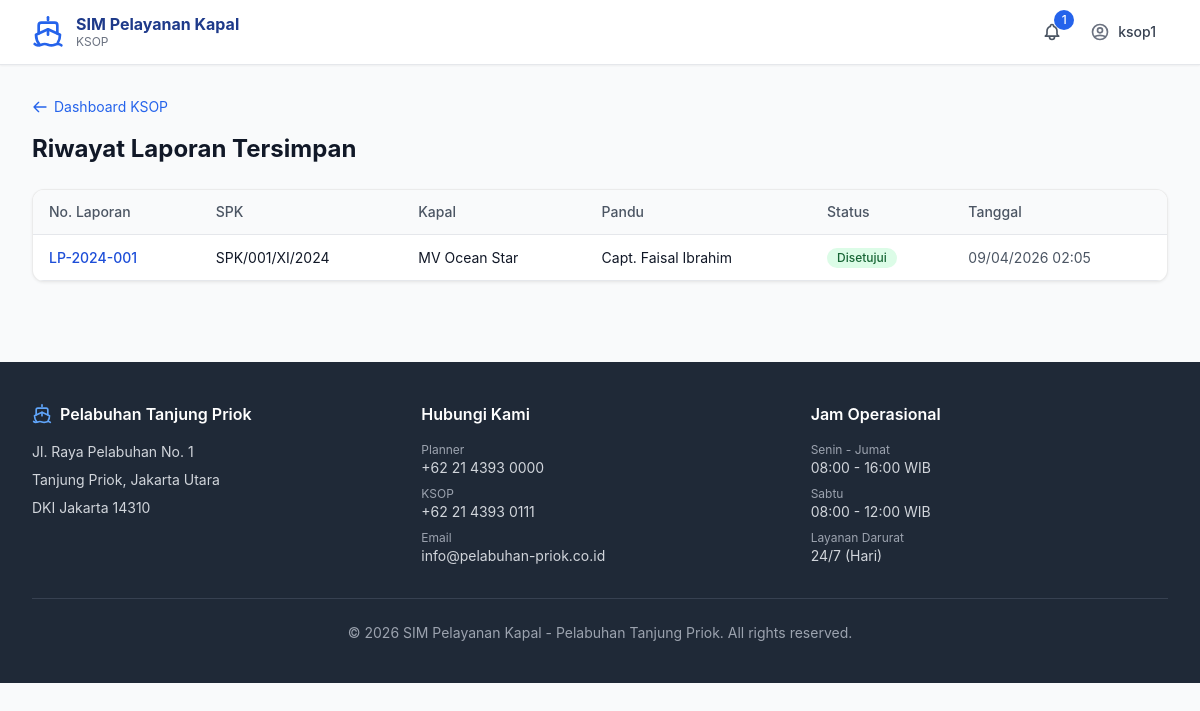
The page /ksop/riwayat-laporan.php (signed in) on the database its author committed.
### tables this page shows
CREATE TABLE laporan_pelayanan (
    id INT AUTO_INCREMENT PRIMARY KEY,
    nomor_laporan VARCHAR(100) NOT NULL UNIQUE,
    spk_id INT NOT NULL,
    pandu_id INT NOT NULL,
    tanggal_mulai_realisasi DATETIME,
    tanggal_selesai_realisasi DATETIME,
    kondisi_cuaca ENUM('Cerah','Berawan','Hujan','Badai','Berkabut') DEFAULT 'Cerah',
    kecepatan_angin VARCHAR(50),
    tinggi_gelombang VARCHAR(50),
    jumlah_kapal_tunda INT DEFAULT 0,
    catatan_pelayanan TEXT,
    kendala TEXT,
    status_laporan ENUM('Draft','Dikirim','Ditinjau','Disetujui','Perlu Revisi') DEFAULT 'Draft',
    path_lampiran VARCHAR(500),
    created_at TIMESTAMP DEFAULT CURRENT_TIMESTAMP,
    updated_at TIMESTAMP DEFAULT CURRENT_TIMESTAMP ON UPDATE CURRENT_TIMESTAMP,
    FOREIGN KEY (spk_id) REFERENCES spk(id),
    FOREIGN KEY (pandu_id) REFERENCES users(id)
);

CREATE TABLE spk (
    id INT AUTO_INCREMENT PRIMARY KEY,
    nomor_spk VARCHAR(100) NOT NULL UNIQUE,
    jadwal_id INT NOT NULL,
    pandu_id INT NOT NULL,
    ksop_id INT NOT NULL,
    isi_instruksi TEXT NOT NULL,
    status ENUM('Terbit','Diterima','Selesai','Dibatalkan') DEFAULT 'Terbit',
    tanggal_terbit TIMESTAMP DEFAULT CURRENT_TIMESTAMP,
    FOREIGN KEY (jadwal_id) REFERENCES jadwal_pelayanan(id),
    FOREIGN KEY (pandu_id) REFERENCES users(id),
    FOREIGN KEY (ksop_id) REFERENCES users(id)
);

CREATE TABLE kapal (
    id INT AUTO_INCREMENT PRIMARY KEY,
    nama_kapal VARCHAR(200) NOT NULL,
    jenis_kapal ENUM('Kontainer','Tanker','Bulk Carrier','General Cargo','RoRo','Penumpang','Lainnya') NOT NULL,
    bendera VARCHAR(100),
    gt DECIMAL(10,2),
    imo_number VARCHAR(50),
    created_at TIMESTAMP DEFAULT CURRENT_TIMESTAMP
);

CREATE TABLE users (
    id INT AUTO_INCREMENT PRIMARY KEY,
    username VARCHAR(100) NOT NULL UNIQUE,
    password VARCHAR(255) NOT NULL,
    nama_lengkap VARCHAR(200) NOT NULL,
    email VARCHAR(200),
    no_telepon VARCHAR(20),
    role_id INT NOT NULL,
    is_active TINYINT(1) DEFAULT 1,
    created_at TIMESTAMP DEFAULT CURRENT_TIMESTAMP,
    updated_at TIMESTAMP DEFAULT CURRENT_TIMESTAMP ON UPDATE CURRENT_TIMESTAMP,
    FOREIGN KEY (role_id) REFERENCES roles(id)
);

### config/db.php (called while the page is built, shortened)
<?php
function getDB() {
    static $pdo = null;
    if ($pdo === null) {
        try {
            $dsn = "mysql:host=".DB_HOST.";dbname=".DB_NAME.";charset=".DB_CHARSET;
            $pdo = new PDO($dsn, DB_USER, DB_PASS, [
                PDO::ATTR_ERRMODE            => PDO::ERRMODE_EXCEPTION,
                PDO::ATTR_DEFAULT_FETCH_MODE => PDO::FETCH_ASSOC,
                PDO::ATTR_EMULATE_PREPARES   => false,
            ]);
        } catch (PDOException $e) {
            die('<div style="font-family:sans-serif;padding:20px;background:#fee2e2;border:1px solid #f87171;margin:20px;border-radius:8px">
                <h3>Koneksi Database Gagal</h3><p>'.$e->getMessage().'</p>
                <p>Pastikan MySQL berjalan dan database <b>kapal1</b> sudah diimport.</p>
            </div>');
        }
    }
    return $pdo;
}
function query($sql, $params = []) {
    $stmt = getDB()->prepare($sql);
    $stmt->execute($params);
    return $stmt;
}
function fetchAll($sql, $params = []) { return query($sql, $params)->fetchAll(); }

### ksop/riwayat-laporan.php (the view, shortened to what this page needs)
<?php
require_once __DIR__ . '/../config/db.php';
require_once __DIR__ . '/../includes/helpers.php';
try {
    $laporan=fetchAll("SELECT lp.*, s.nomor_spk, p.nomor_pkk, k.nama_kapal, u.nama_lengkap as nama_pandu FROM laporan_pelayanan lp JOIN spk s ON lp.spk_id=s.id JOIN jadwal_pelayanan j ON s.jadwal_id=j.id JOIN pkk p ON j.pkk_id=p.id JOIN kapal k ON p.kapal_id=k.id JOIN users u ON lp.pandu_id=u.id WHERE lp.status_laporan IN ('Disetujui','Perlu Revisi') ORDER BY lp.updated_at DESC");
} catch(Exception $e){ $laporan=[]; }
include __DIR__ . '/../includes/head.php';
include __DIR__ . '/../includes/navbar.php';
?>
<div class="max-w-7xl mx-auto px-4 sm:px-6 lg:px-8 py-8">
  <div class="mb-6"><?php backBtn('dashboard.php','Dashboard KSOP'); ?>
    <h1 class="text-2xl font-bold mb-1">Riwayat Laporan Tersimpan</h1></div>
  <div class="card overflow-hidden">
    <div class="overflow-x-auto">
      <table class="w-full text-sm">
        <thead><tr class="border-b bg-gray-50">
          <th class="text-left py-3 px-4 font-medium text-gray-600">No. Laporan</th>
          <th class="text-left py-3 px-4 font-medium text-gray-600">SPK</th>
          <th class="text-left py-3 px-4 font-medium text-gray-600">Kapal</th>
          <th class="text-left py-3 px-4 font-medium text-gray-600">Pandu</th>
          <th class="text-left py-3 px-4 font-medium text-gray-600">Status</th>
          <th class="text-left py-3 px-4 font-medium text-gray-600">Tanggal</th>
        </tr></thead>
        <tbody>
          <?php foreach($laporan as $l): ?>
          <tr class="border-b hover:bg-gray-50">
            <td class="py-3 px-4 font-medium text-blue-700"><?=htmlspecialchars($l['nomor_laporan'])?></td>
            <td class="py-3 px-4"><?=htmlspecialchars($l['nomor_spk']??'-')?></td>
            <td class="py-3 px-4"><?=htmlspecialchars($l['nama_kapal']??'-')?></td>
            <td class="py-3 px-4"><?=htmlspecialchars($l['nama_pandu']??'-')?></td>
            <td class="py-3 px-4"><span class="badge <?=statusBadgeLaporan($l['status_laporan'])?> text-xs"><?=$l['status_laporan']?></span></td>
            <td class="py-3 px-4 text-gray-600"><?=date('d/m/Y H:i',strtotime($l['updated_at']))?></td>
          </tr>
          <?php endforeach; ?>
        </tbody>
      </table>
    </div>
  </div>
</div>
<?php include __DIR__ . '/../includes/footer.php'; ?>
</body></html>

### includes/head.php (style rules this page uses)
body { font-family: -apple-system, BlinkMacSystemFont, 'Segoe UI', Roboto, sans-serif; }
.card { background: white; border-radius: 0.75rem; border: 1px solid rgba(0,0,0,0.08); box-shadow: 0 1px 3px rgba(0,0,0,0.06); }
.badge { display: inline-flex; align-items: center; padding: 0.125rem 0.625rem; border-radius: 9999px; font-size: 0.75rem; font-weight: 500; }

### rows shown on the page
laporan_pelayanan: nomor_laporan "LP-2024-001", spk.nomor_spk "SPK/001/XI/2024", kapal.nama_kapal "MV Ocean Star", pandu.nama_lengkap "Capt. Faisal Ibrahim", status_laporan "Disetujui", updated_at "09/04/2026 02:05"

### other values the page prints
$user['role'] "KSOP"
$notifCount "1"
$user['username'] "ksop1"
$text "Dashboard KSOP"
